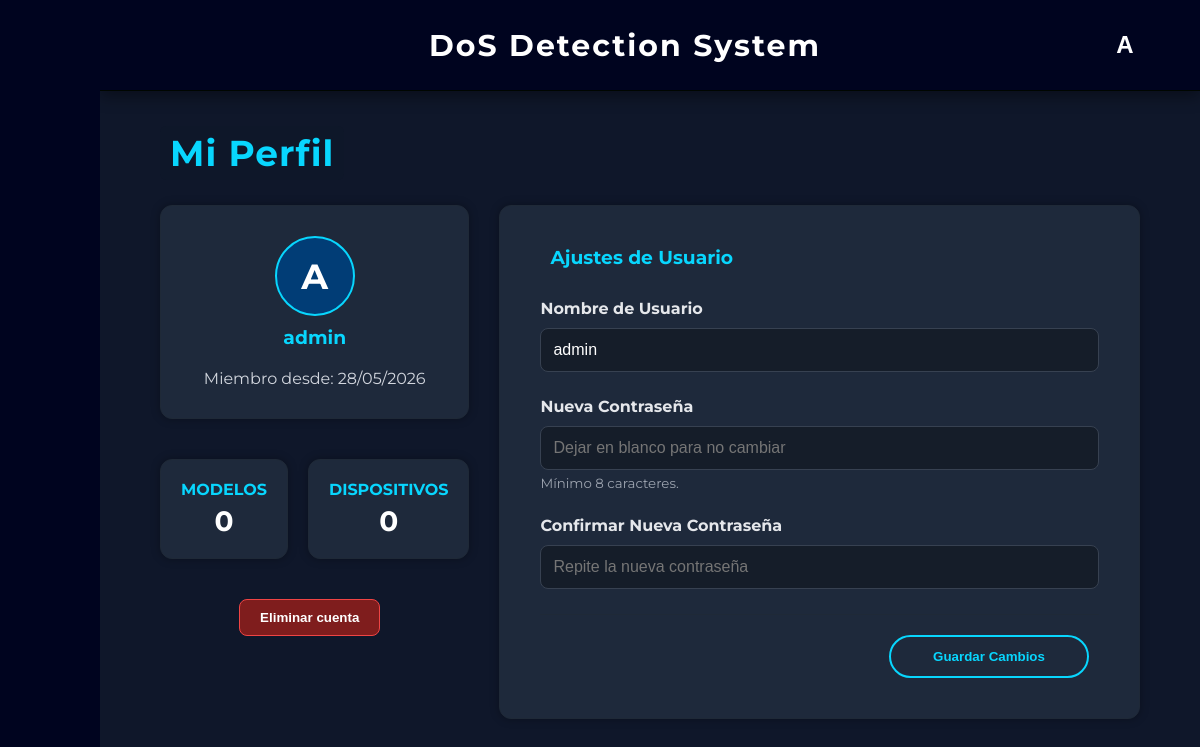
/cuenta (signed in), run on the app's committed database.
### app/models.py (models this page shows, shortened)
class User(db.Model):
    __tablename__ = 'usuarios'
    id = db.Column(db.Integer, primary_key=True)
    username = db.Column(db.String(50), unique=True, nullable=False)
    password_hash = db.Column(db.String(256), nullable=False)
    fecha_registro = db.Column(db.DateTime, default=datetime.now(pytz.timezone('Europe/Madrid')))
    is_admin = db.Column(db.Boolean, default=False)

### app/routes/pages/cuenta.py (the view, shortened to what this page needs)
@cuenta_bp.route("/cuenta", methods=["GET", "POST"])
def index():
    if session.get('guest'):
        flash("La página de cuenta solo está disponible para usuarios registrados.", "neutral")
        return redirect(url_for('dashboard.dashboard'))
    user_id = session.get('user_id')
    user = User.query.get(user_id)
    if not user:
        return redirect(url_for('auth.login'))
    num_modelos = Modelo.query.filter_by(usuario_id=user_id).count()
    num_dispositivos = Dispositivo.query.filter_by(usuario_id=user_id).count()
    return render_template("cuenta.html",
                           user=user,
                           num_modelos=num_modelos,
                           num_dispositivos=num_dispositivos)

### app/templates/cuenta.html (shortened to what this page needs)
{% extends "base.html" %}
{% block content %}
<div style="padding: 40px 60px; max-width: 1100px; margin: 0 auto;">
    <h2><span style="color: #08d6fe; background-color: #0f172ad3; padding: 5px 10px; border-radius: 6px; font-size: 36px; letter-spacing: 1px;">Mi Perfil</span></h2>
    <div style="display: flex; gap: 30px; align-items: flex-start; margin-top: 30px;">
        <div style="flex: 1; display: flex; flex-direction: column; gap: 20px;">
            <div class="card" style="text-align: center; padding: 30px;">
                <div style="width: 80px; height: 80px; background: #013d76; border-radius: 50%; display: flex; align-items: center; justify-content: center; margin: 0 auto 10px; border: 2px solid #08d6fe;">
                    <span style="font-size: 35px; color: white; font-weight: bold;">{{ user.username[0] | upper }}</span>
                </div>
                <h3 style="color: #08d6fe; margin-bottom: 20px;">{{ user.username }}</h3>
                <p style="color: #d2d6de; font-size: 16px;">Miembro desde: {{ user.fecha_registro.strftime('%d/%m/%Y') if user.fecha_registro else 'Reciente' }}</p>
            </div>
            <div style="display: grid; grid-template-columns: 1fr 1fr; gap: 20px;">
                <div class="card" style="text-align: center;">
                    <h3 style="font-size: 16px; color: #08d6fe; margin-bottom: 5px;">MODELOS</h3>
                    <p style="font-size: 28px; color: white; font-weight: bold;">{{ num_modelos }}</p>
                </div>
                <div class="card" style="text-align: center;">
                    <h3 style="font-size: 16px; color: #08d6fe; margin-bottom: 5px;">DISPOSITIVOS</h3>
                    <p style="font-size: 28px; color: white; font-weight: bold;">{{ num_dispositivos }}</p>
                </div>
            </div>
            <form action="{{ url_for('cuenta.delete_account') }}" method="POST"
                onsubmit="confirmAction(event, this, '¿Quiere eliminar su cuenta? \nSe eliminarán permanentemente todos sus archivos y datos de acceso.');" style="text-align: center;">
                <button type="submit" style="background-color: #7f1d1d; color: white; border: 1px solid #ef4444; padding: 10px 20px; border-radius: 8px; cursor: pointer; font-weight: bold; transition: background 0.2s;">
                    Eliminar cuenta
                </button>
            </form>
        </div>
        <div class="card" style="flex: 2; padding: 40px;">
            <h3 style="color: #08d6fe; margin-bottom: 30px; display: flex; align-items: center; gap: 10px;">
                 Ajustes de Usuario
            </h3>
            <form method="POST" action="{{ url_for('cuenta.index') }}" style="display: flex; flex-direction: column; gap: 25px;">
                <div class="form-group">
                    <label style="color: #e5e7eb; display: block; margin-bottom: 10px; font-weight: bold;">Nombre de Usuario</label>
                    <input type="text" name="username" value="{{ user.username }}" required
                           style="width: 100%; padding: 12px; border-radius: 8px; background: rgba(0,0,0,0.3); border: 1px solid #374151; color: white;">
                </div>
                <div class="form-group">
                    <label style="color: #e5e7eb; display: block; margin-bottom: 10px; font-weight: bold;">Nueva Contraseña</label>
                    <input type="password" name="password" placeholder="Dejar en blanco para no cambiar"
                           style="width: 100%; padding: 12px; border-radius: 8px; background: rgba(0,0,0,0.3); border: 1px solid #374151; color: white;">
                    <small style="color: #9ca3af; margin-top: 5px; display: block;">Mínimo 8 caracteres.</small>
                </div>
                <div class="form-group">
                    <label style="color: #e5e7eb; display: block; margin-bottom: 10px; font-weight: bold;">Confirmar Nueva Contraseña</label>
                    <input type="password" name="confirm_password" placeholder="Repite la nueva contraseña"
                           style="width: 100%; padding: 12px; border-radius: 8px; background: rgba(0,0,0,0.3); border: 1px solid #374151; color: white;">
                </div>
                <div style="padding-top: 20px; border-top: 1px solid #1f2937; display: flex; justify-content: flex-end;">
                    <button type="submit" class="action-btn" style="min-width: 200px;">
                        Guardar Cambios
                    </button>
                </div>
            </form>
        </div>
    </div>
</div>
{% endblock %}

### app/static/css/style.css (style rules this page uses)
* { margin: 0; padding: 0; box-sizing: border-box; }
body { font-family: 'Montserrat'; background-color: #0f172a; color: #e5e7eb; }
button { background-color: #013d76; color: white; border: none; padding: 10px 15px; border-radius: 8px; cursor: pointer; margin-right: 10px; font-weight: bold; }
.card { background-color: #1e293b; padding: 20px; border-radius: 12px; margin-bottom: 20px; border: 1px solid #1f2937; box-shadow: 0 0 10px rgba(0,0,0,0.3); }
.body-home { background-image: url('../img/fondo.png'); background-size: cover; background-position: center; background-repeat: no-repeat; background-attachment: fixed; margin: 0; height: 100vh; }
.form-group label { display: block; color: #ffffff; margin-bottom: 10px; font-weight: bold; font-size: 16px; }
.form-group input { width: 100%; padding: 16px; background: rgba(255, 255, 255, 0.1); border: 1px solid rgba(255, 255, 255, 0.3); border-radius: 6px; color: white; font-size: 16px; box-sizing: border-box; }
.action-btn { background-color: transparent; color: #08d6fe; border: 2px solid #08d6fe; padding: 12px 25px; border-radius: 50px; font-weight: bold; cursor: pointer; transition: all 0.3s ease; }

### data on the page
User: username "A", username "admin", fecha_registro "28/05/2026"

### other printed values
{{ session.get('username')[0] | upper }} "A"
{{ num_modelos }} "0"
{{ num_dispositivos }} "0"
